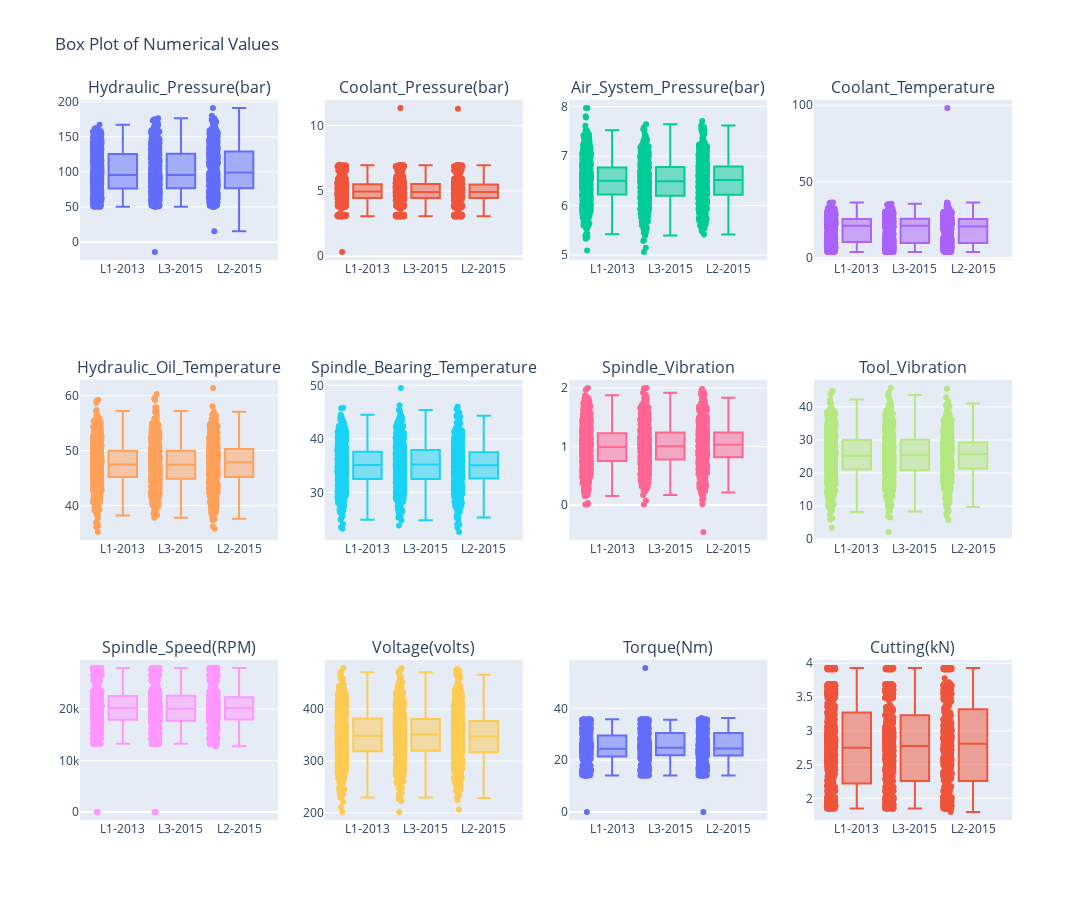

Here is the notebook cell this chart was saved with:
### Code cell
#Make suplots to show the distribution of numerical values
fig = make_subplots(rows = 3, cols = 4, subplot_titles = numerical)
cols = 4 
rows = 3
# Loop to add plots
for i, name in enumerate(numerical):
    row = i // cols + 1
    col = i % cols + 1
    
    # Example plot: random line
    y = df[name]
    
    fig.add_trace(
        go.Box(y=y, x = df['Machine_ID'], name=name,boxpoints='all', 
        jitter=0.3, 
        pointpos=-1.8),  
        row=row,
        col=col,  
       
    )

# Update layout
fig.update_layout(
    height=300*rows,  # Adjust height based on number of rows
    width=1200,
    title_text="Box Plot of Numerical Values",
    showlegend=False,
)

fig.show()

### Figure 1 — Plotly figure (JSON) as saved in the notebook; plotly's stock layout.template omitted (floating-point values rounded to 4 significant figures; data arrays with more than 128 entries replaced by an {"elided": "..."} marker saying what was removed)
{"data": [{"boxpoints": "all", "jitter": 0.3, "name": "Hydraulic_Pressure(bar)", "pointpos": -1.8, "type": "box", "x": {"elided": "2500 str values"}, "xaxis": "x", "y": {"elided": "2500 float values"}, "yaxis": "y"}, {"boxpoints": "all", "jitter": 0.3, "name": "Coolant_Pressure(bar)", "pointpos": -1.8, "type": "box", "x": {"elided": "2500 str values"}, "xaxis": "x2", "y": {"elided": "2500 float values"}, "yaxis": "y2"}, {"boxpoints": "all", "jitter": 0.3, "name": "Air_System_Pressure(bar)", "pointpos": -1.8, "type": "box", "x": {"elided": "2500 str values"}, "xaxis": "x3", "y": {"elided": "2500 float values"}, "yaxis": "y3"}, {"boxpoints": "all", "jitter": 0.3, "name": "Coolant_Temperature", "pointpos": -1.8, "type": "box", "x": {"elided": "2500 str values"}, "xaxis": "x4", "y": {"elided": "2500 float values"}, "yaxis": "y4"}, {"boxpoints": "all", "jitter": 0.3, "name": "Hydraulic_Oil_Temperature", "pointpos": -1.8, "type": "box", "x": {"elided": "2500 str values"}, "xaxis": "x5", "y": {"elided": "2500 float values"}, "yaxis": "y5"}, {"boxpoints": "all", "jitter": 0.3, "name": "Spindle_Bearing_Temperature", "pointpos": -1.8, "type": "box", "x": {"elided": "2500 str values"}, "xaxis": "x6", "y": {"elided": "2500 float values"}, "yaxis": "y6"}, {"boxpoints": "all", "jitter": 0.3, "name": "Spindle_Vibration", "pointpos": -1.8, "type": "box", "x": {"elided": "2500 str values"}, "xaxis": "x7", "y": {"elided": "2500 float values"}, "yaxis": "y7"}, {"boxpoints": "all", "jitter": 0.3, "name": "Tool_Vibration", "pointpos": -1.8, "type": "box", "x": {"elided": "2500 str values"}, "xaxis": "x8", "y": {"elided": "2500 float values"}, "yaxis": "y8"}, {"boxpoints": "all", "jitter": 0.3, "name": "Spindle_Speed(RPM)", "pointpos": -1.8, "type": "box", "x": {"elided": "2500 str values"}, "xaxis": "x9", "y": {"elided": "2500 float values"}, "yaxis": "y9"}, {"boxpoints": "all", "jitter": 0.3, "name": "Voltage(volts)", "pointpos": -1.8, "type": "box", "x": {"elided": "2500 str values"}, "xaxis": "x10", "y": {"elided": "2500 float values"}, "yaxis": "y10"}, {"boxpoints": "all", "jitter": 0.3, "name": "Torque(Nm)", "pointpos": -1.8, "type": "box", "x": {"elided": "2500 str values"}, "xaxis": "x11", "y": {"elided": "2500 float values"}, "yaxis": "y11"}, {"boxpoints": "all", "jitter": 0.3, "name": "Cutting(kN)", "pointpos": -1.8, "type": "box", "x": {"elided": "2500 str values"}, "xaxis": "x12", "y": {"elided": "2500 float values"}, "yaxis": "y12"}], "layout": {"annotations": [{"font": {"size": 16}, "showarrow": false, "text": "Hydraulic_Pressure(bar)", "x": 0.1062, "xanchor": "center", "xref": "paper", "y": 1, "yanchor": "bottom", "yref": "paper"}, {"font": {"size": 16}, "showarrow": false, "text": "Coolant_Pressure(bar)", "x": 0.3688, "xanchor": "center", "xref": "paper", "y": 1, "yanchor": "bottom", "yref": "paper"}, {"font": {"size": 16}, "showarrow": false, "text": "Air_System_Pressure(bar)", "x": 0.6313, "xanchor": "center", "xref": "paper", "y": 1, "yanchor": "bottom", "yref": "paper"}, {"font": {"size": 16}, "showarrow": false, "text": "Coolant_Temperature", "x": 0.8938, "xanchor": "center", "xref": "paper", "y": 1, "yanchor": "bottom", "yref": "paper"}, {"font": {"size": 16}, "showarrow": false, "text": "Hydraulic_Oil_Temperature", "x": 0.1062, "xanchor": "center", "xref": "paper", "y": 0.6111, "yanchor": "bottom", "yref": "paper"}, {"font": {"size": 16}, "showarrow": false, "text": "Spindle_Bearing_Temperature", "x": 0.3688, "xanchor": "center", "xref": "paper", "y": 0.6111, "yanchor": "bottom", "yref": "paper"}, {"font": {"size": 16}, "showarrow": false, "text": "Spindle_Vibration", "x": 0.6313, "xanchor": "center", "xref": "paper", "y": 0.6111, "yanchor": "bottom", "yref": "paper"}, {"font": {"size": 16}, "showarrow": false, "text": "Tool_Vibration", "x": 0.8938, "xanchor": "center", "xref": "paper", "y": 0.6111, "yanchor": "bottom", "yref": "paper"}, {"font": {"size": 16}, "showarrow": false, "text": "Spindle_Speed(RPM)", "x": 0.1062, "xanchor": "center", "xref": "paper", "y": 0.2222, "yanchor": "bottom", "yref": "paper"}, {"font": {"size": 16}, "showarrow": false, "text": "Voltage(volts)", "x": 0.3688, "xanchor": "center", "xref": "paper", "y": 0.2222, "yanchor": "bottom", "yref": "paper"}, {"font": {"size": 16}, "showarrow": false, "text": "Torque(Nm)", "x": 0.6313, "xanchor": "center", "xref": "paper", "y": 0.2222, "yanchor": "bottom", "yref": "paper"}, {"font": {"size": 16}, "showarrow": false, "text": "Cutting(kN)", "x": 0.8938, "xanchor": "center", "xref": "paper", "y": 0.2222, "yanchor": "bottom", "yref": "paper"}], "height": 900, "showlegend": false, "title": {"text": "Box Plot of Numerical Values"}, "width": 1200, "xaxis": {"anchor": "y", "domain": [0, 0.2125]}, "xaxis10": {"anchor": "y10", "domain": [0.2625, 0.475]}, "xaxis11": {"anchor": "y11", "domain": [0.525, 0.7375]}, "xaxis12": {"anchor": "y12", "domain": [0.7875, 1]}, "xaxis2": {"anchor": "y2", "domain": [0.2625, 0.475]}, "xaxis3": {"anchor": "y3", "domain": [0.525, 0.7375]}, "xaxis4": {"anchor": "y4", "domain": [0.7875, 1]}, "xaxis5": {"anchor": "y5", "domain": [0, 0.2125]}, "xaxis6": {"anchor": "y6", "domain": [0.2625, 0.475]}, "xaxis7": {"anchor": "y7", "domain": [0.525, 0.7375]}, "xaxis8": {"anchor": "y8", "domain": [0.7875, 1]}, "xaxis9": {"anchor": "y9", "domain": [0, 0.2125]}, "yaxis": {"anchor": "x", "domain": [0.7778, 1]}, "yaxis10": {"anchor": "x10", "domain": [0, 0.2222]}, "yaxis11": {"anchor": "x11", "domain": [0, 0.2222]}, "yaxis12": {"anchor": "x12", "domain": [0, 0.2222]}, "yaxis2": {"anchor": "x2", "domain": [0.7778, 1]}, "yaxis3": {"anchor": "x3", "domain": [0.7778, 1]}, "yaxis4": {"anchor": "x4", "domain": [0.7778, 1]}, "yaxis5": {"anchor": "x5", "domain": [0.3889, 0.6111]}, "yaxis6": {"anchor": "x6", "domain": [0.3889, 0.6111]}, "yaxis7": {"anchor": "x7", "domain": [0.3889, 0.6111]}, "yaxis8": {"anchor": "x8", "domain": [0.3889, 0.6111]}, "yaxis9": {"anchor": "x9", "domain": [0, 0.2222]}}}
